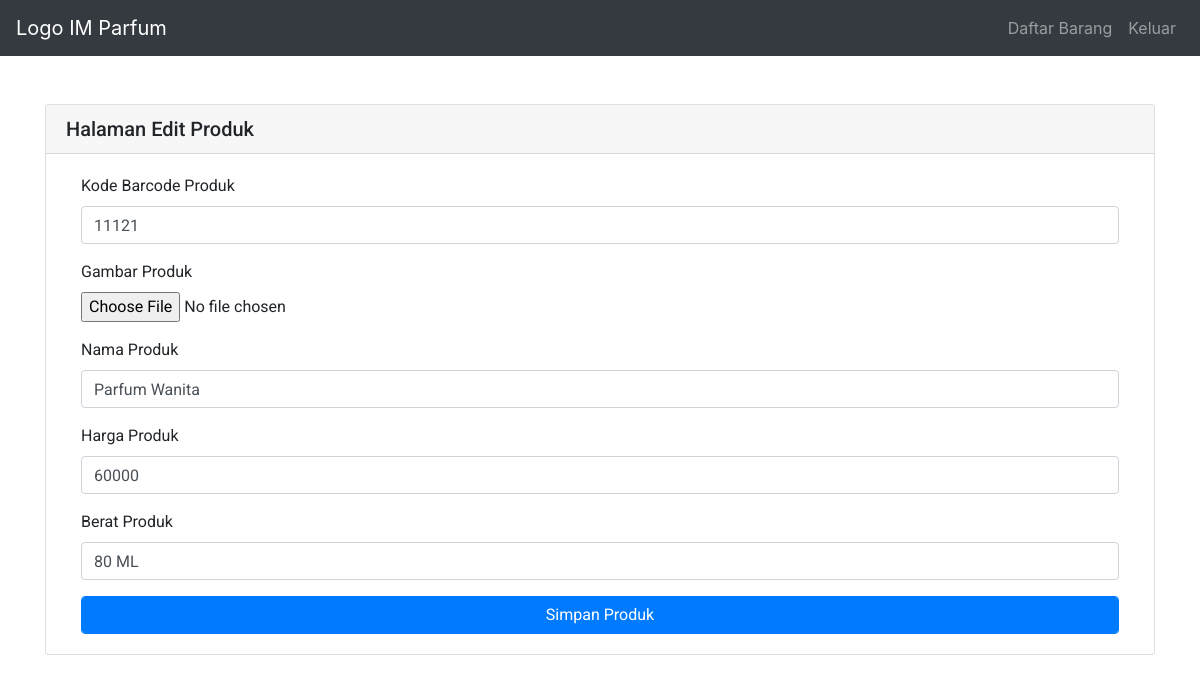
/admin/edit-produk.php?id=2, run on the app's committed database.
### tables this page shows
CREATE TABLE `product` (
  `id` int(11) NOT NULL,
  `product_name` varchar(100) NOT NULL,
  `product_price` varchar(50) NOT NULL,
  `product_image` varchar(250) NOT NULL,
  `product_code` varchar(10) NOT NULL,
  `product_weight` varchar(250) NOT NULL,
  `product_quantity` int(250) NOT NULL
);

### function/produk_function.php (called while the page is built, shortened)
<?php
$conn = mysqli_connect("localhost", "root", "", "cart_system");
function query($query){
    global $conn;
    $result = mysqli_query($conn, $query);
    $rows = [];
    while ($row = mysqli_fetch_assoc($result)) {
        $rows[] = $row;
    }
    return $rows;
}
?>

### admin/edit-produk.php (the view, shortened to what this page needs)
<?php
include '../function/produk_function.php';
$id = abs(intval($_GET["id"]));
$dataproduk = query("SELECT * FROM product WHERE id = $id")[0];
?>
<!doctype html>
<html lang="en">
<head>
    <link rel="stylesheet" href="../asset/style.css">
    <link rel="stylesheet" href="https://stackpath.bootstrapcdn.com/bootstrap/4.5.0/css/bootstrap.min.css">
</head>
<body>
    <nav class="navbar navbar-expand-md bg-dark navbar-dark">
        <a class="navbar-brand" href="index.php">Logo IM Parfum</a>
        <div class="collapse navbar-collapse" id="collapsibleNavbar">
            <ul class="navbar-nav ml-auto">
                <li class="nav-item">
                    <a class="nav-link" href="admin.php">Daftar Barang</a>
                </li>
                <li class="nav-item">
                    <a class="nav-link" href="logout.php">Keluar</a>
                </li>
            </ul>
        </div>
    </nav>
    <br>
    <div class="container mt-4">
        <div class="card">
            <h5 class="card-header">Halaman Edit Produk</h5>
            <div class="card-body">
                <div class="container">
                    <form method="post" action="" enctype="multipart/form-data">
                        <div class="form-group">
                            <label for="product_code">Kode Barcode Produk </label>
                            <input type="text" class="form-control" name="product_code" id="product_code" value="<?= $dataproduk['product_code']; ?>">
                        </div>
                        <div class="form-group">
                            <label for="product_image">Gambar Produk </label><br>
                            <input type="file" id="product_image" name="product_image" value="<?= $dataproduk['product_image']; ?>">
                        </div>
                        <div class="form-group">
                            <label for="product_name">Nama Produk </label>
                            <input type="text" class="form-control" name="product_name" id="product_name" value="<?= $dataproduk['product_name']; ?>">
                        </div>
                        <div class="form-group">
                            <label for="product_price">Harga Produk </label>
                            <input type="number" class="form-control" name="product_price" value="<?= $dataproduk['product_price']; ?>" id="product_price">
                        </div>
                        <div class="form-group">
                            <label for="product_weight	">Berat Produk </label>
                            <input type="text" class="form-control" name="product_weight" value="<?= $dataproduk['product_weight']; ?>" id="product_weight">
                        </div>
                        <button type="submit" name="edit-data-produk" class="btn btn-primary form-control ">Simpan Produk</button>
                    </form>
                </div>
            </div>
        </div>
    </div>
</body>
</html>

### asset/style.css (style rules this page uses)
body, html { height: 100%; margin: 0; background-color: white; }
.card { font-family: 'Roboto'; }

### data on the page
product: product_code "11121", product_name "Parfum Wanita", product_price "60000", product_weight "80 ML"
